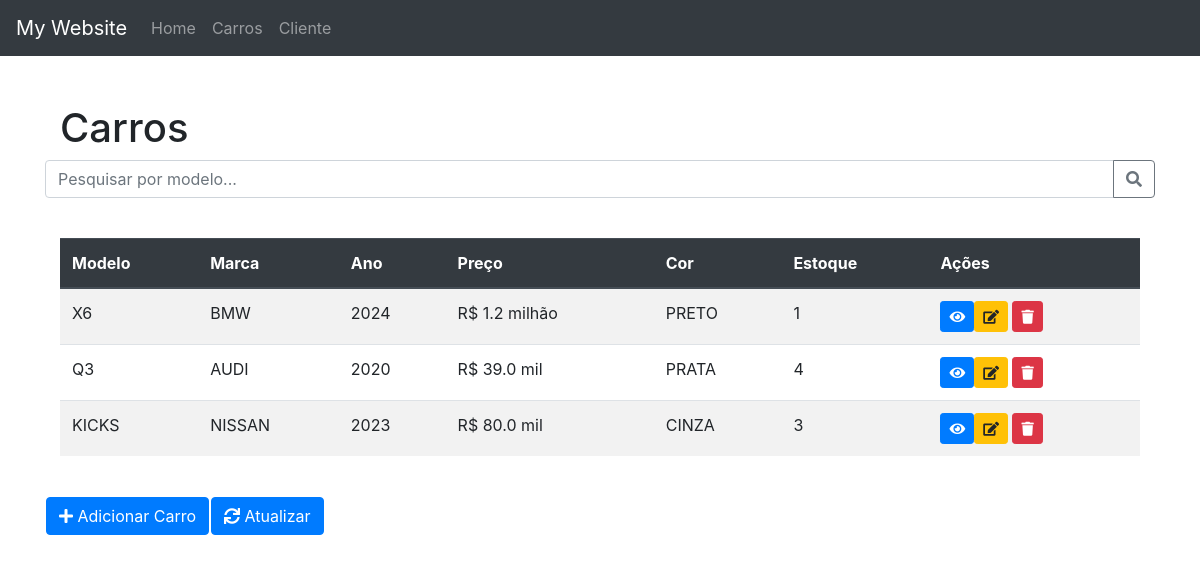
The app's page /carros/, older data.
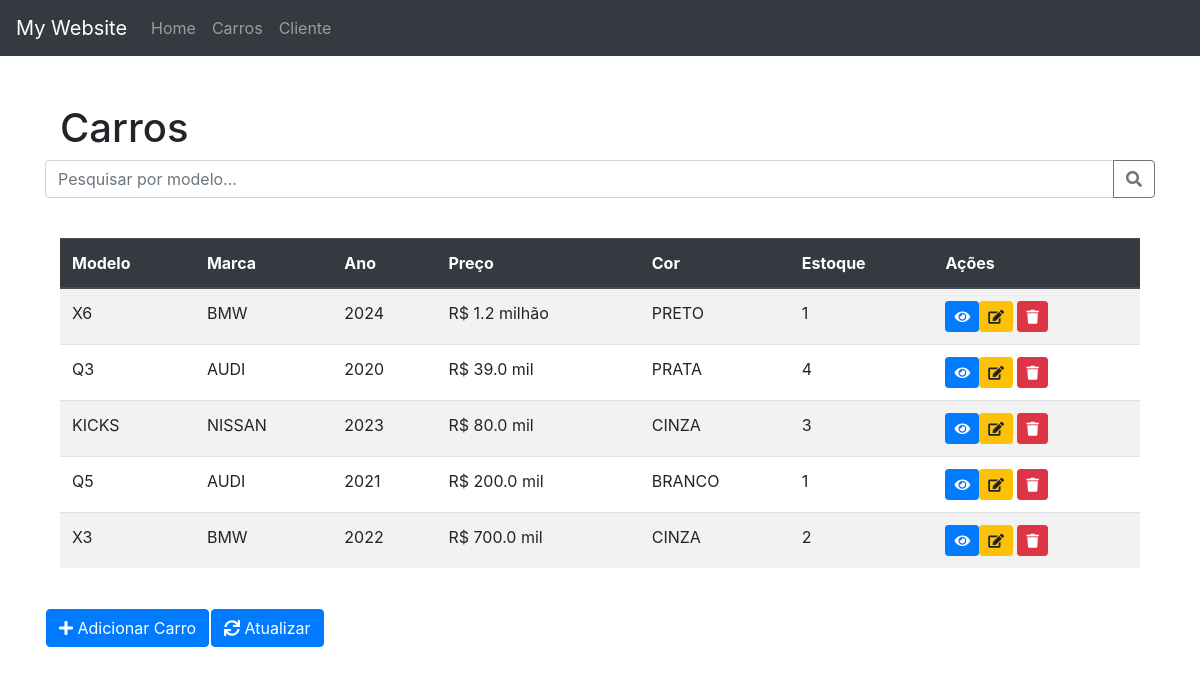
The same page, newer data.
### carros/models.py (models this page shows, shortened)
class Carro(models.Model):
    marca = models.CharField(max_length=100)
    modelo = models.CharField(max_length=100)
    ano = models.IntegerField()
    preco = models.FloatField()
    cor = models.CharField(max_length=100)
    data_criacao = models.DateTimeField(auto_now_add=True)
    estoque = models.IntegerField()
    imagem = models.ImageField(upload_to='carros', null=True, blank=True)

### carros/views.py (the view)
# urls.py: path('', views.listar_carros, name='listar_carros'),
def listar_carros(request):
    carros = Carro.objects.all()
    for carro in carros:
        carro.preco_formatado = formatar_preco(carro.preco)
    return render(request, 'listar_carros.html', {'carros': carros})

### carros/utils.py (called while the page is built)
def formatar_preco(preco):
    if preco >= 1000000:
        return f'R$ {preco / 1000000:.1f} milhão'
    elif preco >= 1000:
        return f'R$ {preco / 1000:.1f} mil'
    else:
        return f'R$ {preco:.2f}'

### carros/templates/listar_carros.html (shortened to what this page needs)
{% extends 'basic.html' %}
{% load static %}
{% block css %}
<link rel="stylesheet" href="{% static 'carros/css/carros.css' %}">
{% endblock %}
{% block content %}
<div class="container mt-5">
    <div class="row mb-3">
        <div class="col-md-6">
            <h1>Carros</h1>
        </div>
        <div class="input-group">
            <input type="text" name="q" class="form-control" id="query" placeholder="Pesquisar por modelo...">
            <div class="input-group-append">
                <button type="submit" onclick="pesquisar_carro()" class="btn btn-outline-secondary">
                    <i class="fas fa-search"></i>
                </button>
            </div>
        </div>
    </div>
    <br>
    <table class="table table table-striped table-hover" id='hidden' >
        <thead class="thead-dark">
            <tr>
                <th>Modelo</th>
                <th>Marca</th>
                <th>Ano</th>
                <th>Preço</th>
                <th>Cor</th>
                <th>Estoque</th>
                <th>Ações</th>
            </tr>
        </thead>
        <tbody>
            {% for carro in carros %}
                <tr>
                    <td>{{ carro.modelo }}</td>
                    <td>{{ carro.marca }}</td>
                    <td>{{ carro.ano }}</td>
                    <td>{{ carro.preco_formatado }}</td>
                    <td>{{ carro.cor }}</td>
                    <td>{{ carro.estoque }}</td>
                    <td>
                        <a href="{% url 'carro' carro.id %}" class="btn btn-primary btn-sm">
                            <i class="fas fa-eye"></i>
                        <a href="{% url 'editar_carro' carro.id %}" class="btn btn-warning btn-sm">
                            <i class="fas fa-edit"></i>
                        </a>
                        <a onclick="apagar_carro({{ carro.id }})" class="btn btn-danger btn-sm">
                            <i class="fas fa-trash"></i>
                        </a>
                </tr>
            {% endfor %}
        </tbody>
    </table>
</div>
<br>
<table>
    <tr>
        <td>
            <a href="{% url 'criar_carro' %}" class="btn btn-primary">
                <i class="fas fa-plus"></i> Adicionar Carro
            </a>
        </td>
        <td>
            <a href="{% url 'listar_carros' %}" class="btn btn-primary">
                <i class="fas fa-sync"></i> Atualizar
            </a>
        </td>
    </tr>
{% endblock %}

Row changes from the older to the newer data that the page shows:
added Carro: modelo "Q5", marca "AUDI", ano "2021", preco_formatado "R$ 200.0 mil", cor "BRANCO", estoque "1"
added Carro: modelo "X3", marca "BMW", ano "2022", preco_formatado "R$ 700.0 mil", cor "CINZA", estoque "2"
